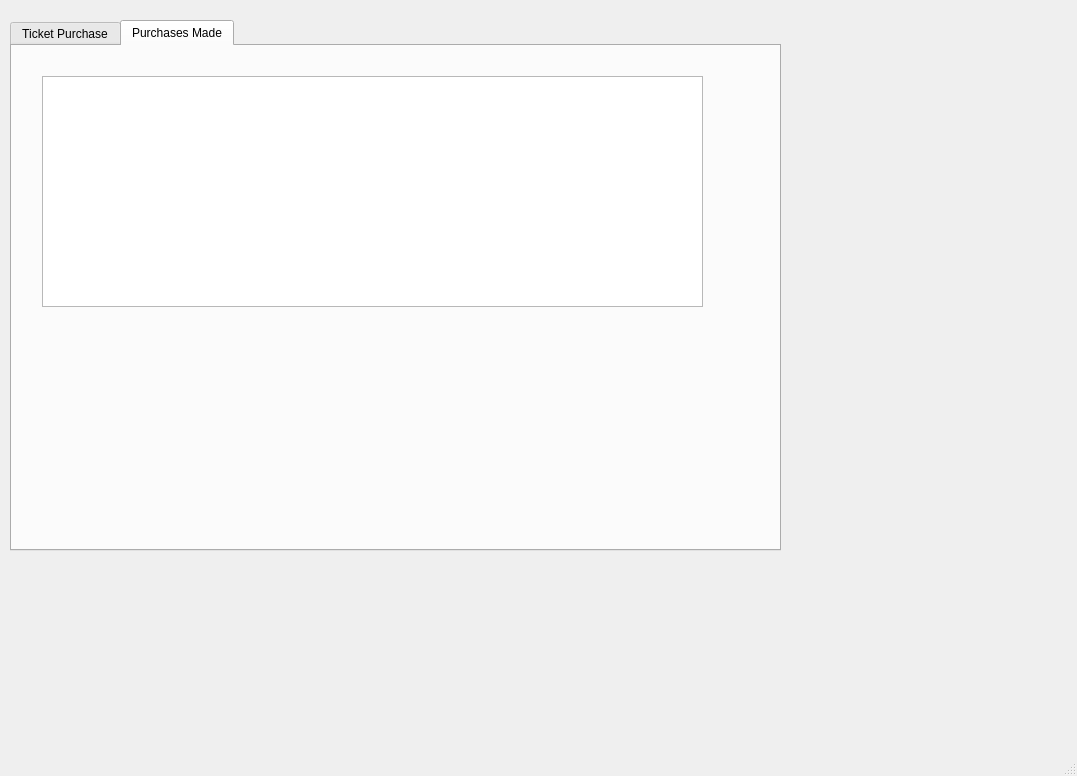
<?xml version="1.0" encoding="UTF-8"?>
<ui version="4.0">
 <class>MainWindow</class>
 <widget class="QMainWindow" name="MainWindow">
  <property name="geometry">
   <rect>
    <x>0</x>
    <y>0</y>
    <width>1077</width>
    <height>776</height>
   </rect>
  </property>
  <property name="windowTitle">
   <string>MainWindow</string>
  </property>
  <widget class="QWidget" name="centralwidget">
   <widget class="QTabWidget" name="tbTicketPurchase">
    <property name="geometry">
     <rect>
      <x>10</x>
      <y>20</y>
      <width>771</width>
      <height>531</height>
     </rect>
    </property>
    <property name="currentIndex">
     <number>1</number>
    </property>
    <widget class="QWidget" name="tabTicketPurchase">
     <property name="font">
      <font>
       <family>Segoe UI</family>
       <pointsize>9</pointsize>
      </font>
     </property>
     <attribute name="title">
      <string>Ticket Purchase</string>
     </attribute>
     <widget class="QLabel" name="lblName">
      <property name="geometry">
       <rect>
        <x>30</x>
        <y>40</y>
        <width>111</width>
        <height>31</height>
       </rect>
      </property>
      <property name="font">
       <font>
        <family>Segoe UI</family>
        <pointsize>9</pointsize>
       </font>
      </property>
      <property name="text">
       <string>Enter Name</string>
      </property>
     </widget>
     <widget class="QLineEdit" name="txtName">
      <property name="geometry">
       <rect>
        <x>150</x>
        <y>50</y>
        <width>113</width>
        <height>22</height>
       </rect>
      </property>
     </widget>
     <widget class="QLabel" name="lblAge">
      <property name="geometry">
       <rect>
        <x>30</x>
        <y>90</y>
        <width>111</width>
        <height>31</height>
       </rect>
      </property>
      <property name="font">
       <font>
        <family>Segoe UI</family>
        <pointsize>9</pointsize>
       </font>
      </property>
      <property name="text">
       <string>Enter Age</string>
      </property>
     </widget>
     <widget class="QLineEdit" name="txtAge">
      <property name="geometry">
       <rect>
        <x>150</x>
        <y>100</y>
        <width>113</width>
        <height>22</height>
       </rect>
      </property>
     </widget>
     <widget class="QComboBox" name="cmbSelection">
      <property name="geometry">
       <rect>
        <x>150</x>
        <y>160</y>
        <width>101</width>
        <height>31</height>
       </rect>
      </property>
      <item>
       <property name="text">
        <string>Toplevel</string>
       </property>
      </item>
      <item>
       <property name="text">
        <string>Midlevel</string>
       </property>
      </item>
      <item>
       <property name="text">
        <string>Courtside</string>
       </property>
      </item>
     </widget>
     <widget class="QLabel" name="lblSelection">
      <property name="geometry">
       <rect>
        <x>30</x>
        <y>160</y>
        <width>111</width>
        <height>31</height>
       </rect>
      </property>
      <property name="font">
       <font>
        <family>Segoe UI</family>
        <pointsize>9</pointsize>
       </font>
      </property>
      <property name="text">
       <string>Select Seat Type</string>
      </property>
     </widget>
     <widget class="QGroupBox" name="grpNumberOfTickets">
      <property name="geometry">
       <rect>
        <x>320</x>
        <y>160</y>
        <width>161</width>
        <height>61</height>
       </rect>
      </property>
      <property name="title">
       <string>Select Number of Tickets</string>
      </property>
      <widget class="QRadioButton" name="rd1">
       <property name="geometry">
        <rect>
         <x>20</x>
         <y>30</y>
         <width>41</width>
         <height>21</height>
        </rect>
       </property>
       <property name="text">
        <string>1</string>
       </property>
      </widget>
      <widget class="QRadioButton" name="rd2">
       <property name="geometry">
        <rect>
         <x>70</x>
         <y>30</y>
         <width>51</width>
         <height>21</height>
        </rect>
       </property>
       <property name="text">
        <string>2</string>
       </property>
      </widget>
      <widget class="QRadioButton" name="rd3">
       <property name="geometry">
        <rect>
         <x>120</x>
         <y>30</y>
         <width>51</width>
         <height>21</height>
        </rect>
       </property>
       <property name="text">
        <string>3</string>
       </property>
      </widget>
     </widget>
     <widget class="QPushButton" name="btnCost">
      <property name="geometry">
       <rect>
        <x>30</x>
        <y>260</y>
        <width>101</width>
        <height>31</height>
       </rect>
      </property>
      <property name="text">
       <string>Show Cost</string>
      </property>
     </widget>
     <widget class="QPushButton" name="btnPurchase">
      <property name="geometry">
       <rect>
        <x>170</x>
        <y>260</y>
        <width>101</width>
        <height>31</height>
       </rect>
      </property>
      <property name="text">
       <string>Purchase</string>
      </property>
     </widget>
     <widget class="QPushButton" name="btnClear">
      <property name="geometry">
       <rect>
        <x>310</x>
        <y>260</y>
        <width>101</width>
        <height>31</height>
       </rect>
      </property>
      <property name="text">
       <string>Clear</string>
      </property>
     </widget>
     <widget class="QPushButton" name="btnExit">
      <property name="geometry">
       <rect>
        <x>440</x>
        <y>260</y>
        <width>101</width>
        <height>31</height>
       </rect>
      </property>
      <property name="text">
       <string>Exit</string>
      </property>
     </widget>
     <widget class="QLabel" name="lblCost">
      <property name="geometry">
       <rect>
        <x>40</x>
        <y>340</y>
        <width>111</width>
        <height>31</height>
       </rect>
      </property>
      <property name="font">
       <font>
        <family>Segoe UI</family>
        <pointsize>9</pointsize>
       </font>
      </property>
      <property name="text">
       <string>Total Cost</string>
      </property>
     </widget>
     <widget class="QLineEdit" name="txtTotalCost">
      <property name="geometry">
       <rect>
        <x>140</x>
        <y>340</y>
        <width>113</width>
        <height>22</height>
       </rect>
      </property>
     </widget>
    </widget>
    <widget class="QWidget" name="tabPurchasesMade">
     <property name="font">
      <font>
       <family>Segoe UI</family>
       <pointsize>9</pointsize>
      </font>
     </property>
     <attribute name="title">
      <string>Purchases Made</string>
     </attribute>
     <widget class="QListWidget" name="lstPurchasesMade">
      <property name="geometry">
       <rect>
        <x>30</x>
        <y>30</y>
        <width>661</width>
        <height>231</height>
       </rect>
      </property>
     </widget>
    </widget>
   </widget>
  </widget>
  <widget class="QMenuBar" name="menubar">
   <property name="geometry">
    <rect>
     <x>0</x>
     <y>0</y>
     <width>1077</width>
     <height>21</height>
    </rect>
   </property>
  </widget>
  <widget class="QStatusBar" name="statusbar"/>
 </widget>
 <resources/>
 <connections/>
</ui>
